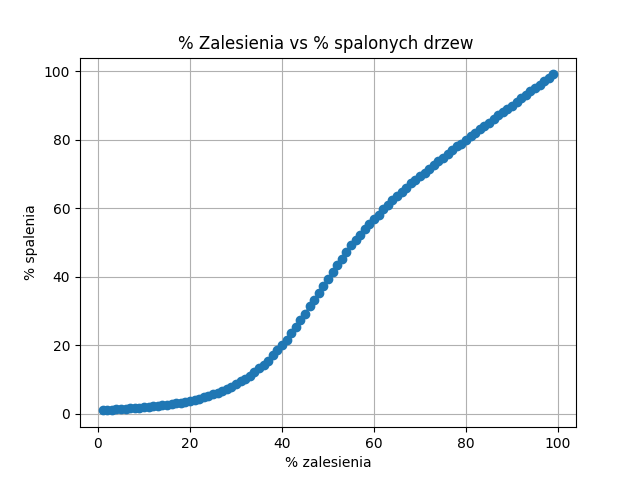

This chart was generated by the following Python code:
import pandas as pd
import matplotlib.pyplot as plt

df = pd.read_csv('processed.csv', header=None)

x = df[0]
y = df[1]

plt.plot(x, y, marker='o', linestyle='-')
plt.xlabel('% zalesienia')
plt.ylabel('% spalenia')
plt.title('% Zalesienia vs % spalonych drzew ')
plt.grid(True)
plt.savefig("wykres.png")
